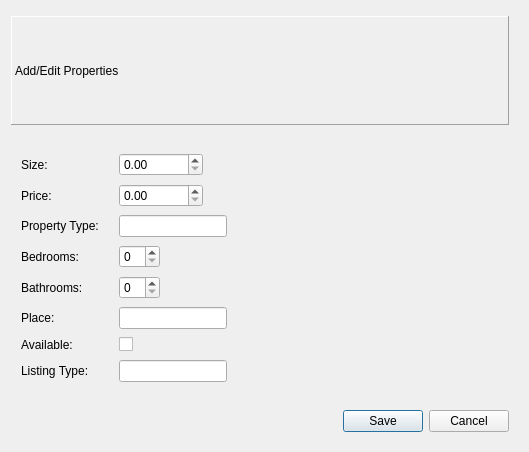
<?xml version="1.0" encoding="UTF-8"?>
<ui version="4.0">
 <class>PropertyDialog</class>
 <widget class="QDialog" name="PropertyDialog">
  <property name="geometry">
   <rect>
    <x>0</x>
    <y>0</y>
    <width>529</width>
    <height>452</height>
   </rect>
  </property>
  <property name="windowTitle">
   <string>Dialog</string>
  </property>
  <layout class="QVBoxLayout" name="verticalLayout">
   <property name="spacing">
    <number>28</number>
   </property>
   <property name="leftMargin">
    <number>11</number>
   </property>
   <property name="topMargin">
    <number>16</number>
   </property>
   <property name="rightMargin">
    <number>20</number>
   </property>
   <property name="bottomMargin">
    <number>20</number>
   </property>
   <item>
    <widget class="QLabel" name="label">
     <property name="frameShape">
      <enum>QFrame::Shape::Panel</enum>
     </property>
     <property name="frameShadow">
      <enum>QFrame::Shadow::Raised</enum>
     </property>
     <property name="text">
      <string>Add/Edit Properties</string>
     </property>
    </widget>
   </item>
   <item>
    <layout class="QFormLayout" name="formLayout">
     <property name="fieldGrowthPolicy">
      <enum>QFormLayout::FieldGrowthPolicy::FieldsStayAtSizeHint</enum>
     </property>
     <property name="horizontalSpacing">
      <number>20</number>
     </property>
     <property name="verticalSpacing">
      <number>8</number>
     </property>
     <property name="leftMargin">
      <number>10</number>
     </property>
     <item row="0" column="0">
      <widget class="QLabel" name="sizeLabel">
       <property name="text">
        <string>Size:</string>
       </property>
      </widget>
     </item>
     <item row="0" column="1">
      <widget class="QDoubleSpinBox" name="sizeSpin">
       <property name="maximum">
        <double>10000000.000000000000000</double>
       </property>
      </widget>
     </item>
     <item row="1" column="0">
      <widget class="QLabel" name="priceLabel">
       <property name="text">
        <string>Price:</string>
       </property>
      </widget>
     </item>
     <item row="1" column="1">
      <widget class="QDoubleSpinBox" name="priceSpin">
       <property name="maximum">
        <double>10000000.000000000000000</double>
       </property>
      </widget>
     </item>
     <item row="2" column="0">
      <widget class="QLabel" name="propertyTypeLabel">
       <property name="text">
        <string>Property Type:</string>
       </property>
      </widget>
     </item>
     <item row="2" column="1">
      <widget class="QLineEdit" name="propertyTypeEdit"/>
     </item>
     <item row="3" column="0">
      <widget class="QLabel" name="bedroomsLabel">
       <property name="text">
        <string>Bedrooms:</string>
       </property>
      </widget>
     </item>
     <item row="3" column="1">
      <widget class="QSpinBox" name="bedsSpin"/>
     </item>
     <item row="4" column="0">
      <widget class="QLabel" name="bathroomsLabel">
       <property name="text">
        <string>Bathrooms:</string>
       </property>
      </widget>
     </item>
     <item row="4" column="1">
      <widget class="QSpinBox" name="bathsSpin"/>
     </item>
     <item row="5" column="0">
      <widget class="QLabel" name="placeLabel">
       <property name="text">
        <string>Place:</string>
       </property>
      </widget>
     </item>
     <item row="5" column="1">
      <widget class="QLineEdit" name="placeEdit"/>
     </item>
     <item row="6" column="0">
      <widget class="QLabel" name="availableLabel">
       <property name="text">
        <string>Available:</string>
       </property>
      </widget>
     </item>
     <item row="6" column="1">
      <widget class="QCheckBox" name="availCheck"/>
     </item>
     <item row="7" column="0">
      <widget class="QLabel" name="listingTypeLabel">
       <property name="text">
        <string>Listing Type:</string>
       </property>
      </widget>
     </item>
     <item row="7" column="1">
      <widget class="QLineEdit" name="listingTypeEdit"/>
     </item>
    </layout>
   </item>
   <item>
    <widget class="QDialogButtonBox" name="saveProperty">
     <property name="orientation">
      <enum>Qt::Orientation::Horizontal</enum>
     </property>
     <property name="standardButtons">
      <set>QDialogButtonBox::StandardButton::Cancel|QDialogButtonBox::StandardButton::Save</set>
     </property>
    </widget>
   </item>
  </layout>
 </widget>
 <resources/>
 <connections>
  <connection>
   <sender>saveProperty</sender>
   <signal>accepted()</signal>
   <receiver>PropertyDialog</receiver>
   <slot>accept()</slot>
   <hints>
    <hint type="sourcelabel">
     <x>248</x>
     <y>254</y>
    </hint>
    <hint type="destinationlabel">
     <x>157</x>
     <y>274</y>
    </hint>
   </hints>
  </connection>
  <connection>
   <sender>saveProperty</sender>
   <signal>rejected()</signal>
   <receiver>PropertyDialog</receiver>
   <slot>reject()</slot>
   <hints>
    <hint type="sourcelabel">
     <x>316</x>
     <y>260</y>
    </hint>
    <hint type="destinationlabel">
     <x>286</x>
     <y>274</y>
    </hint>
   </hints>
  </connection>
 </connections>
</ui>
